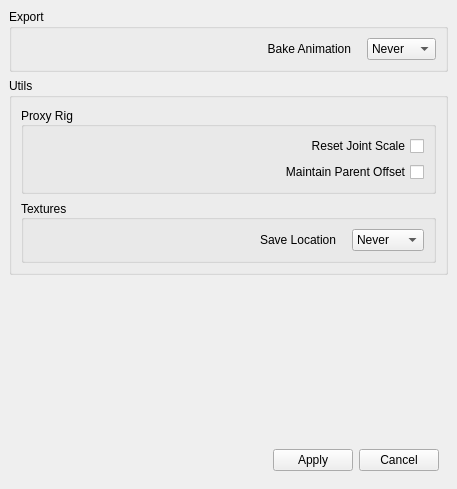
<?xml version="1.0" encoding="UTF-8"?>
<ui version="4.0">
 <class>casc_bridge_window</class>
 <widget class="QMainWindow" name="casc_bridge_window">
  <property name="geometry">
   <rect>
    <x>0</x>
    <y>0</y>
    <width>457</width>
    <height>489</height>
   </rect>
  </property>
  <property name="windowTitle">
   <string>Cascadeur Bridge - Preferences</string>
  </property>
  <widget class="QWidget" name="centralwidget">
   <layout class="QVBoxLayout" name="verticalLayout_2">
    <item>
     <widget class="QGroupBox" name="export_options">
      <property name="toolTip">
       <string notr="true"/>
      </property>
      <property name="title">
       <string>Export</string>
      </property>
      <layout class="QGridLayout" name="gridLayout">
       <item row="0" column="0">
        <spacer name="horizontalSpacer_3">
         <property name="orientation">
          <enum>Qt::Horizontal</enum>
         </property>
         <property name="sizeHint" stdset="0">
          <size>
           <width>40</width>
           <height>20</height>
          </size>
         </property>
        </spacer>
       </item>
       <item row="0" column="1">
        <widget class="QLabel" name="bake_label">
         <property name="text">
          <string>Bake Animation   </string>
         </property>
         <property name="alignment">
          <set>Qt::AlignRight|Qt::AlignTrailing|Qt::AlignVCenter</set>
         </property>
        </widget>
       </item>
       <item row="0" column="2">
        <widget class="QComboBox" name="bake_choice">
         <item>
          <property name="text">
           <string>Never</string>
          </property>
         </item>
         <item>
          <property name="text">
           <string>Always</string>
          </property>
         </item>
         <item>
          <property name="text">
           <string>Ask</string>
          </property>
         </item>
        </widget>
       </item>
      </layout>
     </widget>
    </item>
    <item>
     <widget class="QGroupBox" name="util_options">
      <property name="title">
       <string>Utils</string>
      </property>
      <layout class="QVBoxLayout" name="verticalLayout">
       <item>
        <widget class="QGroupBox" name="proxy_options">
         <property name="title">
          <string>Proxy Rig</string>
         </property>
         <property name="alignment">
          <set>Qt::AlignLeading|Qt::AlignLeft|Qt::AlignVCenter</set>
         </property>
         <layout class="QVBoxLayout" name="verticalLayout_3">
          <item>
           <widget class="QCheckBox" name="joint_scale">
            <property name="layoutDirection">
             <enum>Qt::RightToLeft</enum>
            </property>
            <property name="text">
             <string>Reset Joint Scale</string>
            </property>
           </widget>
          </item>
          <item>
           <widget class="QCheckBox" name="maintain_parent_offset">
            <property name="layoutDirection">
             <enum>Qt::RightToLeft</enum>
            </property>
            <property name="text">
             <string>Maintain Parent Offset</string>
            </property>
           </widget>
          </item>
         </layout>
        </widget>
       </item>
       <item>
        <widget class="QGroupBox" name="texture_options">
         <property name="title">
          <string>Textures</string>
         </property>
         <property name="alignment">
          <set>Qt::AlignLeading|Qt::AlignLeft|Qt::AlignVCenter</set>
         </property>
         <layout class="QGridLayout" name="gridLayout_2">
          <item row="1" column="0">
           <spacer name="horizontalSpacer_2">
            <property name="orientation">
             <enum>Qt::Horizontal</enum>
            </property>
            <property name="sizeHint" stdset="0">
             <size>
              <width>40</width>
              <height>20</height>
             </size>
            </property>
           </spacer>
          </item>
          <item row="1" column="1">
           <widget class="QLabel" name="texture_label">
            <property name="toolTip">
             <string extracomment="Testing Tool Tips"/>
            </property>
            <property name="toolTipDuration">
             <number>10</number>
            </property>
            <property name="text">
             <string>Save Location   </string>
            </property>
            <property name="alignment">
             <set>Qt::AlignRight|Qt::AlignTrailing|Qt::AlignVCenter</set>
            </property>
           </widget>
          </item>
          <item row="1" column="2">
           <widget class="QComboBox" name="texture_choice">
            <item>
             <property name="text">
              <string extracomment="Don't convert Textures">Never</string>
             </property>
            </item>
            <item>
             <property name="text">
              <string>Current</string>
             </property>
            </item>
            <item>
             <property name="text">
              <string>Project</string>
             </property>
            </item>
            <item>
             <property name="text">
              <string>Custom</string>
             </property>
            </item>
           </widget>
          </item>
         </layout>
        </widget>
       </item>
      </layout>
     </widget>
    </item>
    <item>
     <spacer name="verticalSpacer">
      <property name="orientation">
       <enum>Qt::Vertical</enum>
      </property>
      <property name="sizeHint" stdset="0">
       <size>
        <width>20</width>
        <height>40</height>
       </size>
      </property>
     </spacer>
    </item>
    <item>
     <widget class="QWidget" name="action_group" native="true">
      <layout class="QHBoxLayout" name="horizontalLayout_2">
       <item>
        <spacer name="horizontalSpacer">
         <property name="orientation">
          <enum>Qt::Horizontal</enum>
         </property>
         <property name="sizeHint" stdset="0">
          <size>
           <width>40</width>
           <height>20</height>
          </size>
         </property>
        </spacer>
       </item>
       <item>
        <widget class="QPushButton" name="apply">
         <property name="text">
          <string>Apply</string>
         </property>
        </widget>
       </item>
       <item>
        <widget class="QPushButton" name="cancel">
         <property name="text">
          <string>Cancel</string>
         </property>
        </widget>
       </item>
      </layout>
     </widget>
    </item>
   </layout>
  </widget>
 </widget>
 <resources/>
 <connections/>
</ui>
